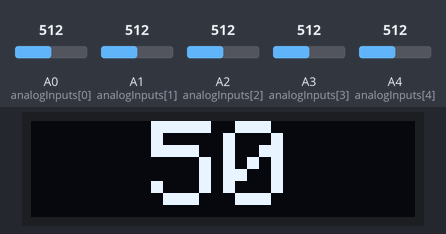
Recording of a sketch running on a simulated Arduino Uno, built with avr-gcc and run on an emulated ATmega328P. Shown: 128×32 one-colour display. The test bench sets the inputs (shaded band); at power-on: A1 (analogInputs[1]) = 512, A0 (analogInputs[0]) = 512, A2 (analogInputs[2]) = 512, A3 (analogInputs[3]) = 512, A4 (analogInputs[4]) = 512. What the sketch prints to the serial monitor is not drawn.

Above: at 1.2 s.
1.3 s: A1 (analogInputs[1]) set to 521
At 2.1 s:
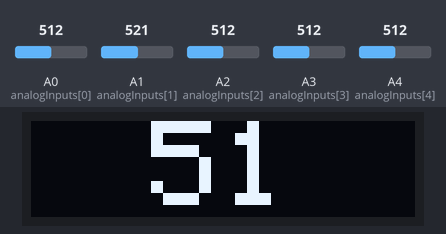
2.8 s: A1 (analogInputs[1]) set to 438
At 3.9 s:
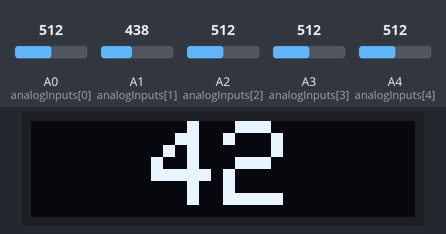
4.3 s: A1 (analogInputs[1]) set to 428
At 5.5 s:
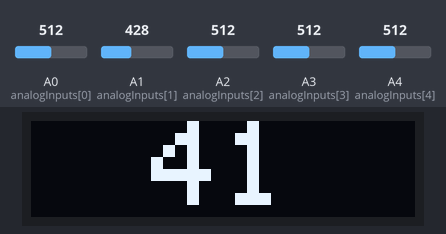
5.8 s: A0 (analogInputs[0]) set to 108
8.8 s: A0 (analogInputs[0]) set to 94
Timing chart, 0 to 11.8 s (numbered marks = the images above; inputs shaded):
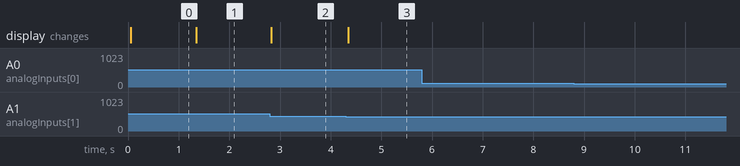

Measured:
- after the input at 1.3 s, the display: changes at once (image 1)
- after the input at 2.8 s, the display: changes at once (image 2)
- after the input at 4.3 s, the display: changes at once (image 3)
- after the input at 5.8 s, every drawn part: stays the same
- after the input at 8.8 s, every drawn part: stays the same

The sketch:

Ses_program.ino
```cpp
const int NUM_SLIDERS = 5;
const int analogInputs[NUM_SLIDERS] = {A0, A1, A2, A3, A4};
int x;
 int genislik = 128;
int yukseklik = 32;
int adres = 0x3C;

#include "SPI.h"
#include "Wire.h"
#include "Adafruit_SSD1306.h"

int analogSliderValues[NUM_SLIDERS];
  Adafruit_SSD1306 ekran(genislik, yukseklik, &Wire);
void setup() {
  for (int i = 0; i < NUM_SLIDERS; i++) {
    pinMode(analogInputs[i], INPUT);
  }

  Serial.begin(9600);

ekran.begin(SSD1306_SWITCHCAPVCC, adres);

}

void loop() {
ekran.clearDisplay();
ekran.setTextSize(4);
ekran.setTextColor(SSD1306_WHITE);

  updateSliderValues();
  sendSliderValues(); // Actually send data (all the time)
  // printSliderValues(); // For debug
  delay(10);

      x=round(analogSliderValues[1]);
      x=map(x,0,1020,0,100);
      ekran.setCursor(40, 0);
      ekran.println(x);
      ekran.display();
}

void updateSliderValues() {
  for (int i = 0; i < NUM_SLIDERS; i++) {
     analogSliderValues[i] = analogRead(analogInputs[i]);
  }
}

void sendSliderValues() {
  String builtString = String("");

  for (int i = 0; i < NUM_SLIDERS; i++) {
    builtString += String((int)analogSliderValues[i]);

    if (i < NUM_SLIDERS - 1) {
      builtString += String("|");
    }
  }

  Serial.println(builtString);
}

void printSliderValues() {
  for (int i = 0; i < NUM_SLIDERS; i++) {
    String printedString = String("Slider #") + String(i + 1) + String(": ") + String(analogSliderValues[i]) + String(" mV");
    Serial.write(printedString.c_str());

    if (i < NUM_SLIDERS - 1) {
      Serial.write(" | ");
    } else {
      Serial.write("\n");
    }
  }
}
```
